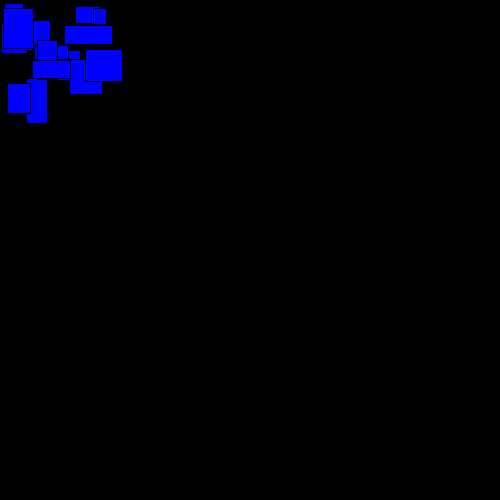
Frame 1 (no input)
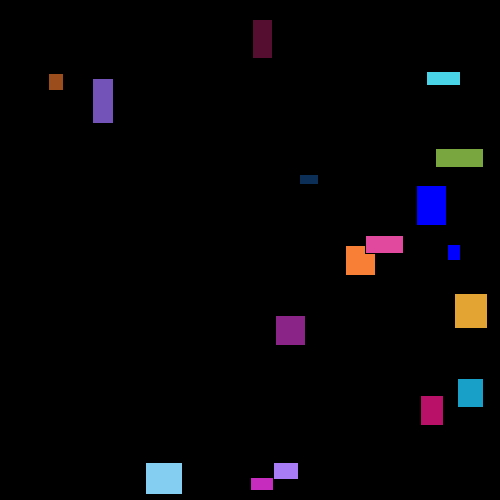
Frame 60 (the mouse pressed at the canvas centre just before this capture)
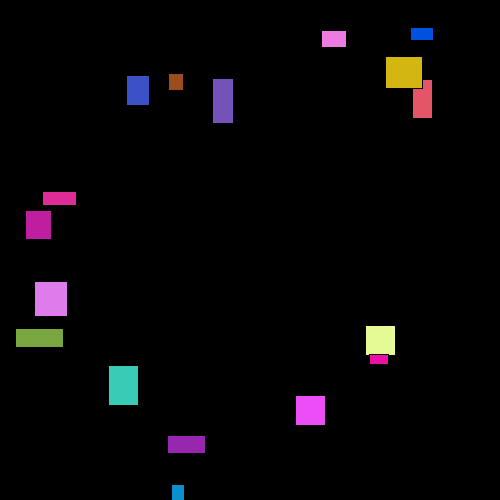
Frame 120 (the mouse held since frame 60 and released just before this capture)

The Processing sketch that drew these frames (run headless with seeded random() and noise(); from frame 60 on, the mouse is pressed at the canvas centre):

// Processing sketch: OOPIntro
// ── OOPIntro.pde
BouncingBox bouncer = new BouncingBox(20, 20, 30, 30, -5, 5);
BouncingBox bouncer2 = new BouncingBox(50, 50, 30, 30, 5, -5);

BouncingBox[] chaos = createChaos(15);

BouncingBox[] createChaos(int number){
 BouncingBox[] boxes = new BouncingBox[number];
 int i = 0;
 while (i < number){
   boxes[i] = new BouncingBox((int) random(0, width),(int)  random(0, height),(int)  random(10, 50),(int)  random(10, 50), (int) random(-10, 10), (int) random(-10, 10));
   
   i = i + 1;
 }
 return boxes;
}

void setup(){
  size(500, 500);
}

void draw(){
  background(0, 0, 0);
  bouncer.show();
  bouncer.move();
  bouncer.bounce();
  
  bouncer2.show();
  bouncer2.move();
  bouncer2.bounce();
  
  int i = 0;
  while (i < chaos.length){
    chaos[i].show();
    chaos[i].move();
    chaos[i].bounce();
    i = i + 1;
  }
}

class BouncingBox {
  int x;
  int y;
  int w;
  int h;
  int dx;
  int dy;
  color myColor;
  
  //constructor
  public BouncingBox(int myX, int myY, int myW, int myH, int myDX, int myDY){
    x = myX;
    y = myY;
    w = myW;
    h = myH;
    dx = myDX;
    dy = myDY;
    myColor = color(0, 0, 255);
  }  
  
  void show(){
     fill(myColor);
     rect(x, y, w, h); 
  }
  
  void move(){
    x = x + dx;
    y = y + dy;
  }
  
  void bounce(){
    if (x <= 0 || x >= width - w){
       dx = -dx; 
       changeColor();
    }
    if (y <= 0 || y >= height - h){
       dy = -dy; 
       changeColor();
    }
  }
  
  void changeColor(){
     float r = random(0, 255);
     float g = random(0, 255);
     float b = random(0, 255);
     myColor = color(r, g, b);
  }
  
  
  
}
